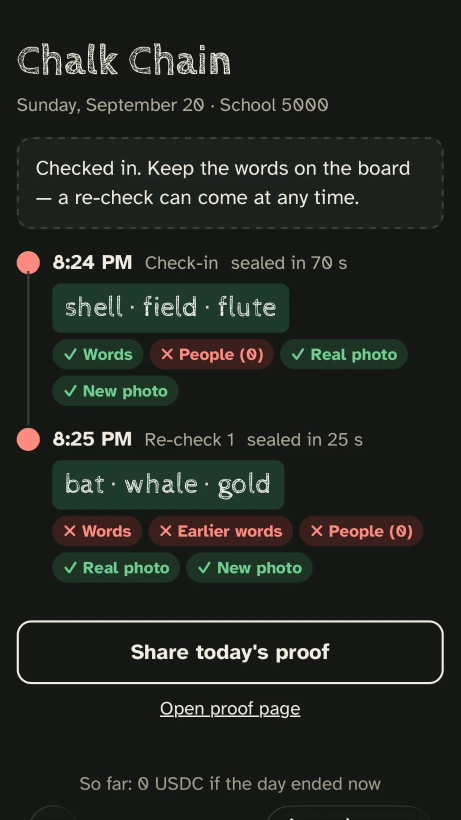
#> input picture media/app-phone-chain.png, 921 x 1640 px (shown at 1/2 size)
$ python -i recapture.py   (imports and definitions only)
#> lines starting #> are read from the running program, lines starting #| are printed output that depends on the picture
#> further down, picture is the input picture: PIL image 921x1640 RGB; mean R, G, B 33.8, 37.2, 32.1
"""Screen/print recapture score from periodic peaks in the image spectrum.

A photo of a screen picks up moiré: narrow, strong peaks at mid/high spatial
frequencies. We whiten the log spectrum per radius (natural images fall off as
1/f), ignore the axes and JPEG 8x8/16x16 block harmonics, and score how far the
strongest remaining peaks rise above the noise floor.
"""
from __future__ import annotations

import numpy as np
from PIL import Image

N = 512
RING = (0.12, 0.92)  # fraction of Nyquist
TOP_K = 8  # a windowed sinusoid spreads over a few bins, mirrored
Z0, Z1 = 7.0, 14.0  # peak z-score mapped linearly onto score 0..1
FLAG_AT = 0.45  # real classroom photos score 0.00; synthetic screen moire scores 0.55-0.61


def _crop(img: Image.Image) -> np.ndarray:
    g = img.convert("L")
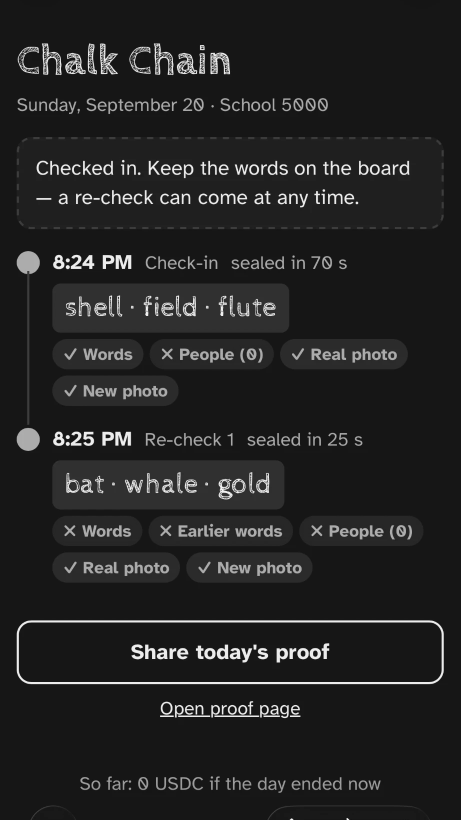
#> g: PIL image 921x1640 L (shown at 1/2 size); min 13, max 249, mean 35.5
    w, h = g.size
#> w = 921; h = 1640
    n = min(N, (min(w, h) // 8) * 8)
#> n = 512
    f = max(1, min(w, h) // n)
#> f = 1
    side = n * f
#> side = 512
    # Crop on the 8 px grid, then box-reduce by an integer factor, so JPEG
    # block harmonics land on multiples of n/16 where we notch them out.
    x0 = ((w - side) // 2) // 8 * 8
#> x0 = 200
    y0 = ((h - side) // 2) // 8 * 8
#> y0 = 560
    g = g.crop((x0, y0, x0 + side, y0 + side))
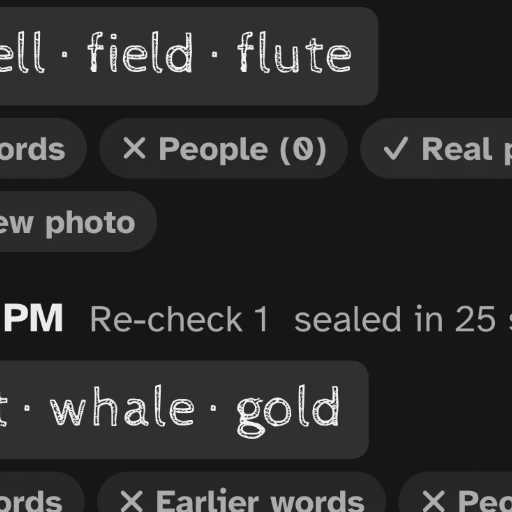
#> g: PIL image 512x512 L; min 14, max 249, mean 44.2
    if f > 1:
        g = g.reduce(f)
    return np.asarray(g, dtype=np.float64)


def moire_z(img: Image.Image) -> float:
    a = _crop(img)
    n = a.shape[0]
#> n = 512
    if n < 64:
        return 0.0
    a = a - a.mean()
    win = np.hanning(n)
    a *= np.outer(win, win)
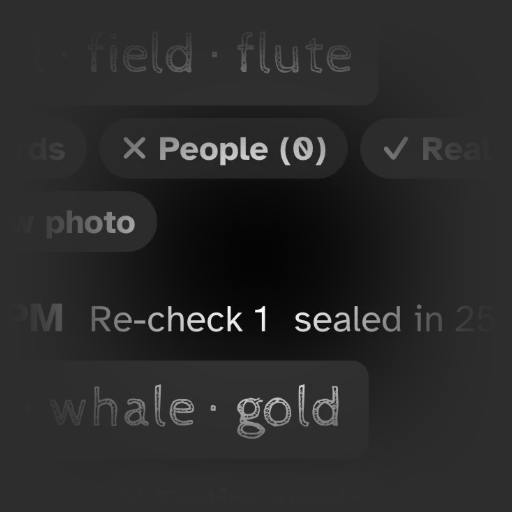
#> a: shape (512, 512) float64; min -24.66, max 113.9, mean -1.5; drawn with min black and max white
    spec = np.log1p(np.abs(np.fft.fftshift(np.fft.fft2(a))))
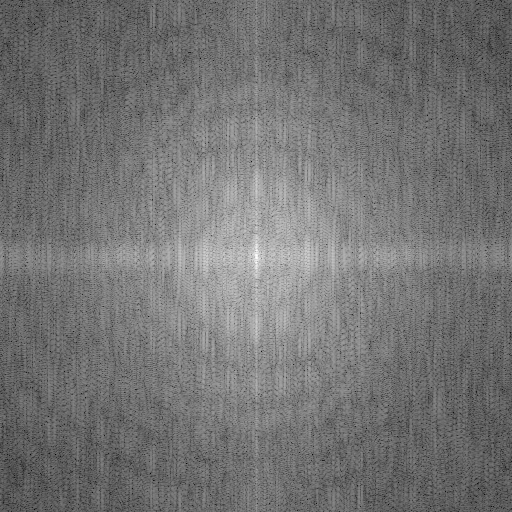
#> spec: shape (512, 512) float64; min 1.79, max 13.26, mean 7.01; drawn with min black and max white

    ky, kx = np.indices((n, n)) - n // 2
    r = np.hypot(kx, ky) / (n / 2)
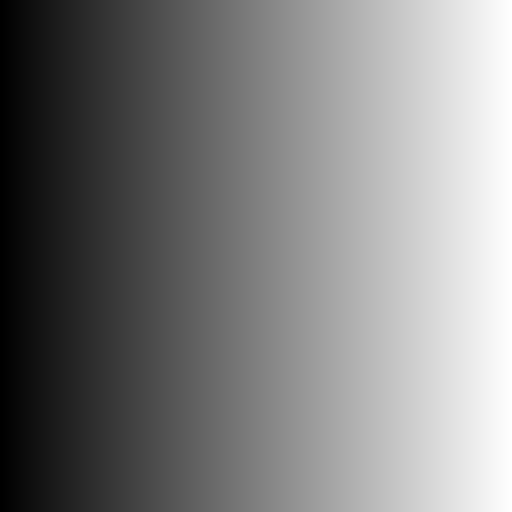
#> kx: shape (512, 512) int64; min -256, max 255, mean -0.5; drawn with min black and max white
    step = max(4, n // 16)
#> step = 32

    def near_grid(k: np.ndarray) -> np.ndarray:
        # JPEG block harmonics sit at NON-ZERO multiples of `step`. Zero is a multiple too, so
        # notching it would throw away the axes — exactly where a screen photographed square-on
        # puts its fringes, which made that cheat invisible.
        ak = np.abs(k)
        m = ak % step
        return (ak >= step) & ((m <= 1) | (m >= step - 1))

    mask = (r > RING[0]) & (r < RING[1]) & ~near_grid(kx) & ~near_grid(ky)
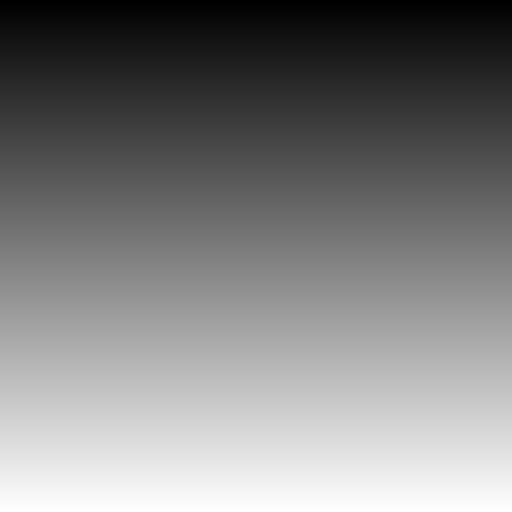
#> ky: shape (512, 512) int64; min -256, max 255, mean -0.5; drawn with min black and max white
    vals = spec[mask]
    radii = np.round(r[mask] * n / 2).astype(np.int64)

    order = np.lexsort((vals, radii))
    vs, rs = vals[order], radii[order]
    counts = np.bincount(rs)
#> counts = 237 values, max 1248 at index 233, min 0 at index 0, mean 608.6
    starts = np.cumsum(counts) - counts
#> starts = 237 values from 0 to 144216
    med = np.zeros(len(counts))
#> med = 237 values from 0 to 0
    nz = counts > 0
    med[nz] = vs[(starts + counts // 2)[nz]]

    resid = vals - med[radii]
    noise = 1.4826 * np.median(np.abs(resid - np.median(resid))) + 1e-9
#> noise = 0.596
    top = np.partition(resid, -TOP_K)[-TOP_K:]
#> top = [2.03, 2.03, 2.05, 2.05, 2.06, 2.23, 2.06, 2.23]
    return float(top.mean() / noise)


def moire_score(img: Image.Image) -> float:
    z = moire_z(img)
    return float(np.clip((z - Z0) / (Z1 - Z0), 0.0, 1.0))

>>> from PIL import Image
>>> picture = Image.open('../../media/app-phone-chain.png')
>>> result = moire_z(picture)
#> result = 3.51

$ run again, on media/cheats.png
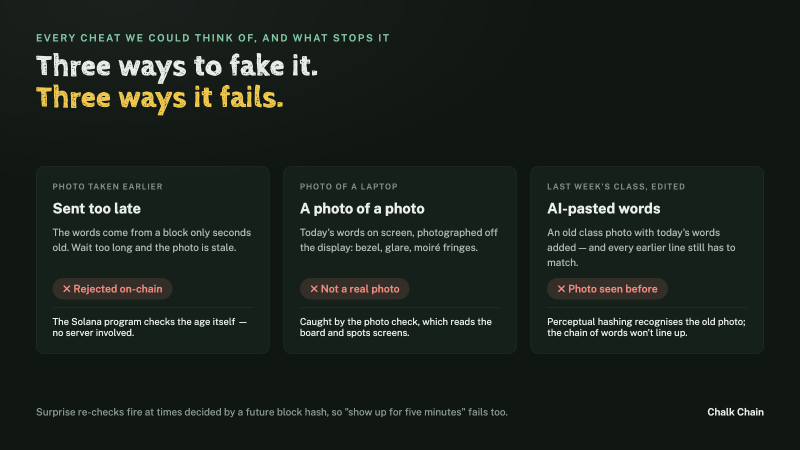
#> input picture media/cheats.png, 1600 x 900 px (shown at 1/2 size)
#> picture is the input picture: PIL image 1600x900 RGB; mean R, G, B 27.3, 34.7, 29.5
#> in moire_z, `a *= np.outer(win, win)`:
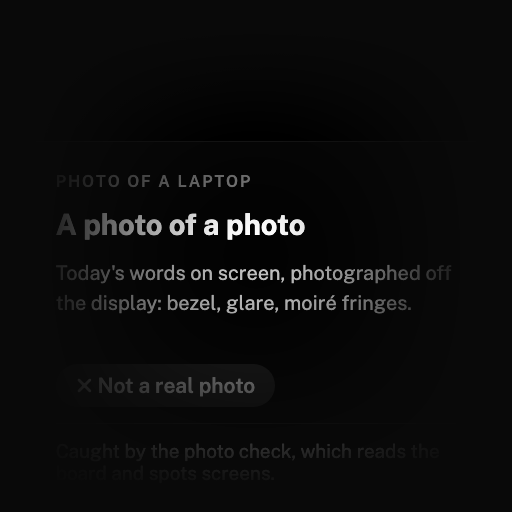
#> a: shape (512, 512) float64; min -7.84, max 198.9, mean 1.7; drawn with min black and max white
#> in moire_z, `spec = np.log1p(np.abs(np.fft.fftshift(np.fft.fft2(a))))`:
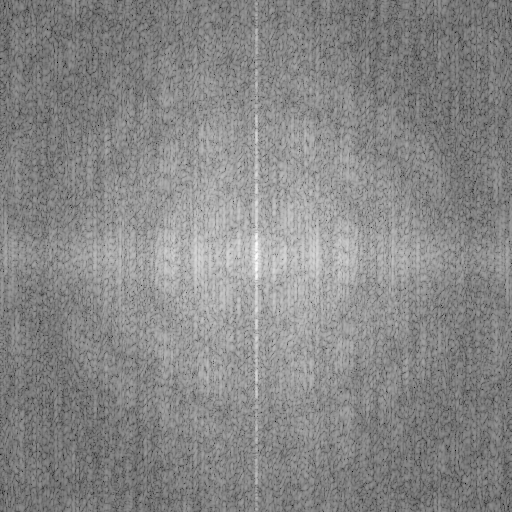
#> spec: shape (512, 512) float64; min 1.52, max 13.09, mean 7.68; drawn with min black and max white
#> counts = 237 values, max 1248 at index 233, min 0 at index 0, mean 608.6
#> starts = 237 values from 0 to 144216
#> med = 237 values from 0 to 0
#> noise = 0.626
#> top = [2.64, 2.64, 2.64, 2.72, 2.65, 2.64, 2.72, 2.65]
#> result = 4.26

$ run again, on media/how.png
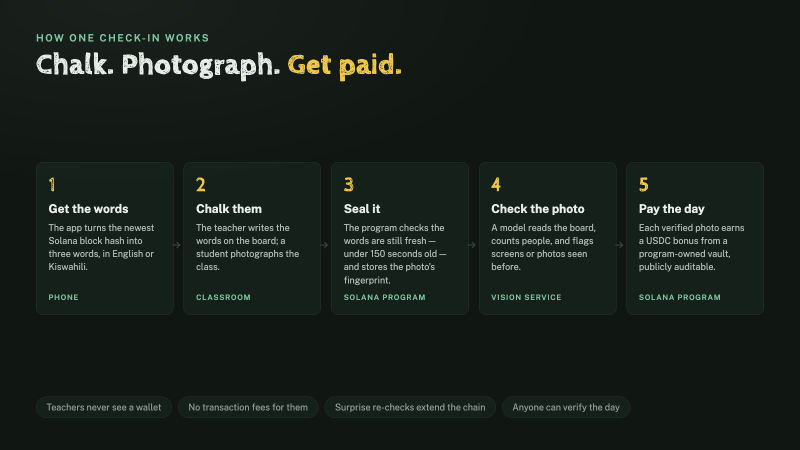
#> input picture media/how.png, 1600 x 900 px (shown at 1/2 size)
#> picture is the input picture: PIL image 1600x900 RGB; mean R, G, B 24.4, 32.4, 27.5
#> in moire_z, `a *= np.outer(win, win)`:
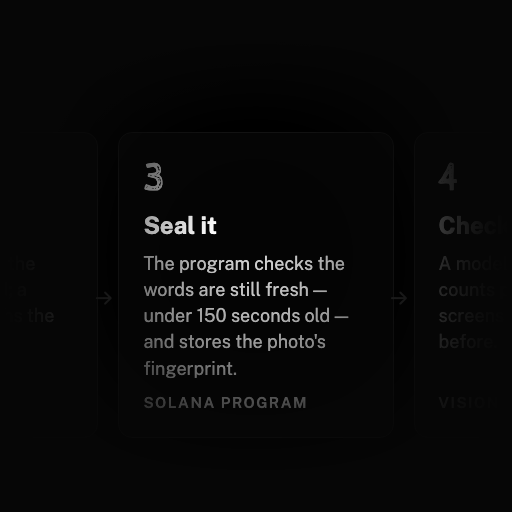
#> a: shape (512, 512) float64; min -5.22, max 189.8, mean 1.7; drawn with min black and max white
#> in moire_z, `spec = np.log1p(np.abs(np.fft.fftshift(np.fft.fft2(a))))`:
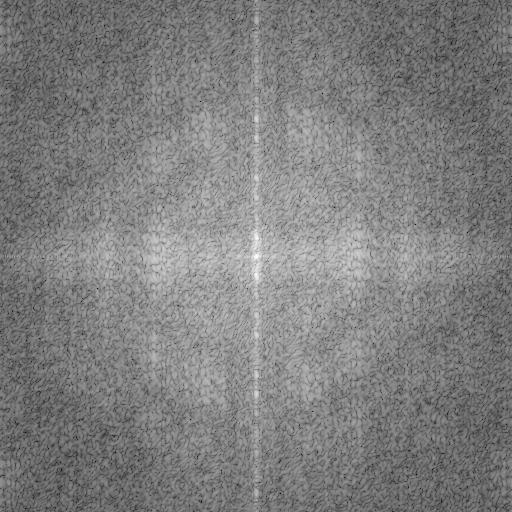
#> spec: shape (512, 512) float64; min 2.3, max 13.09, mean 7.68; drawn with min black and max white
#> counts = 237 values, max 1248 at index 233, min 0 at index 0, mean 608.6
#> starts = 237 values from 0 to 144216
#> med = 237 values from 0 to 0
#> noise = 0.62
#> top = [2.68, 2.68, 2.69, 2.71, 2.71, 2.69, 2.85, 2.85]
#> result = 4.4

$ run again, on media/proof-desktop.png
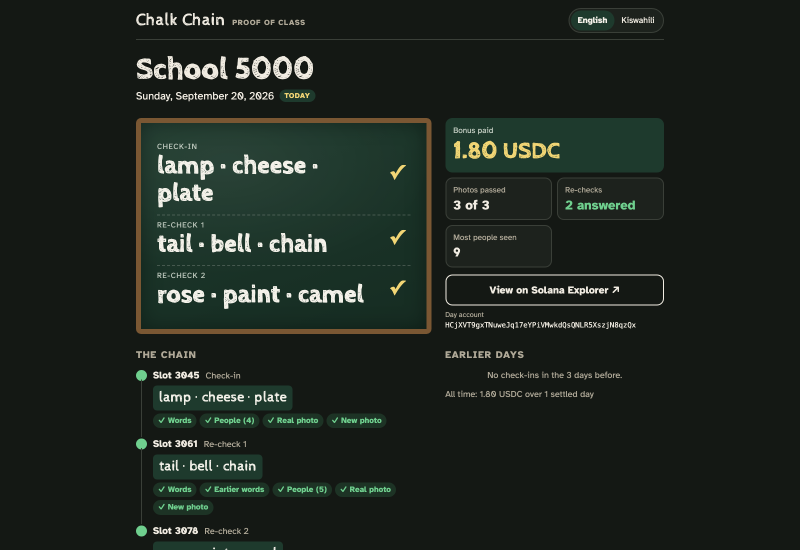
#> input picture media/proof-desktop.png, 1600 x 1100 px (shown at 1/2 size)
#> picture is the input picture: PIL image 1600x1100 RGB; mean R, G, B 30, 37.4, 30.9
#> in moire_z, `a *= np.outer(win, win)`:
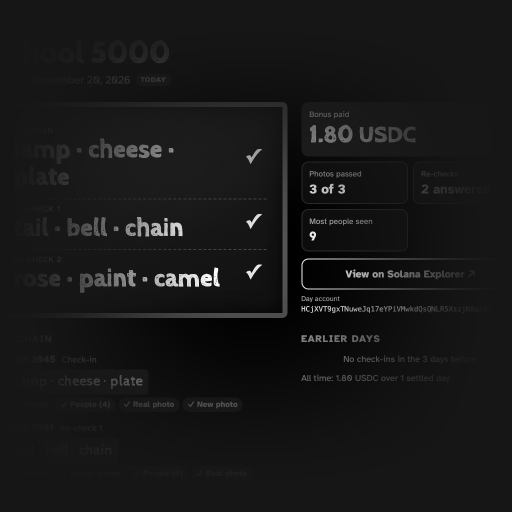
#> a: shape (512, 512) float64; min -18.59, max 188.1, mean 0.6; drawn with min black and max white
#> in moire_z, `spec = np.log1p(np.abs(np.fft.fftshift(np.fft.fft2(a))))`:
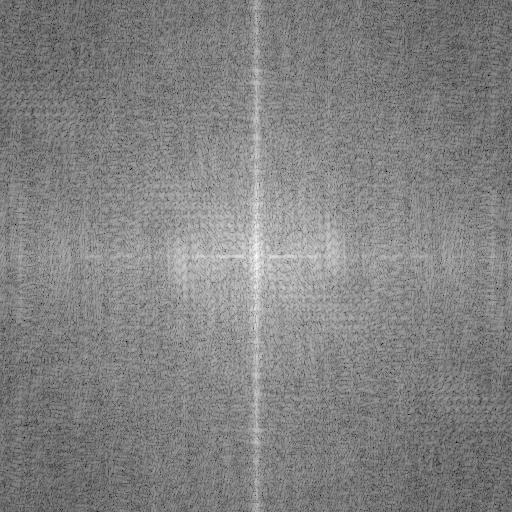
#> spec: shape (512, 512) float64; min 2.11, max 12.92, mean 7.63; drawn with min black and max white
#> counts = 237 values, max 1248 at index 233, min 0 at index 0, mean 608.6
#> starts = 237 values from 0 to 144216
#> med = 237 values from 0 to 0
#> noise = 0.607
#> top = [2.47, 2.47, 2.51, 2.51, 2.54, 2.61, 2.54, 2.61]
#> result = 4.18
